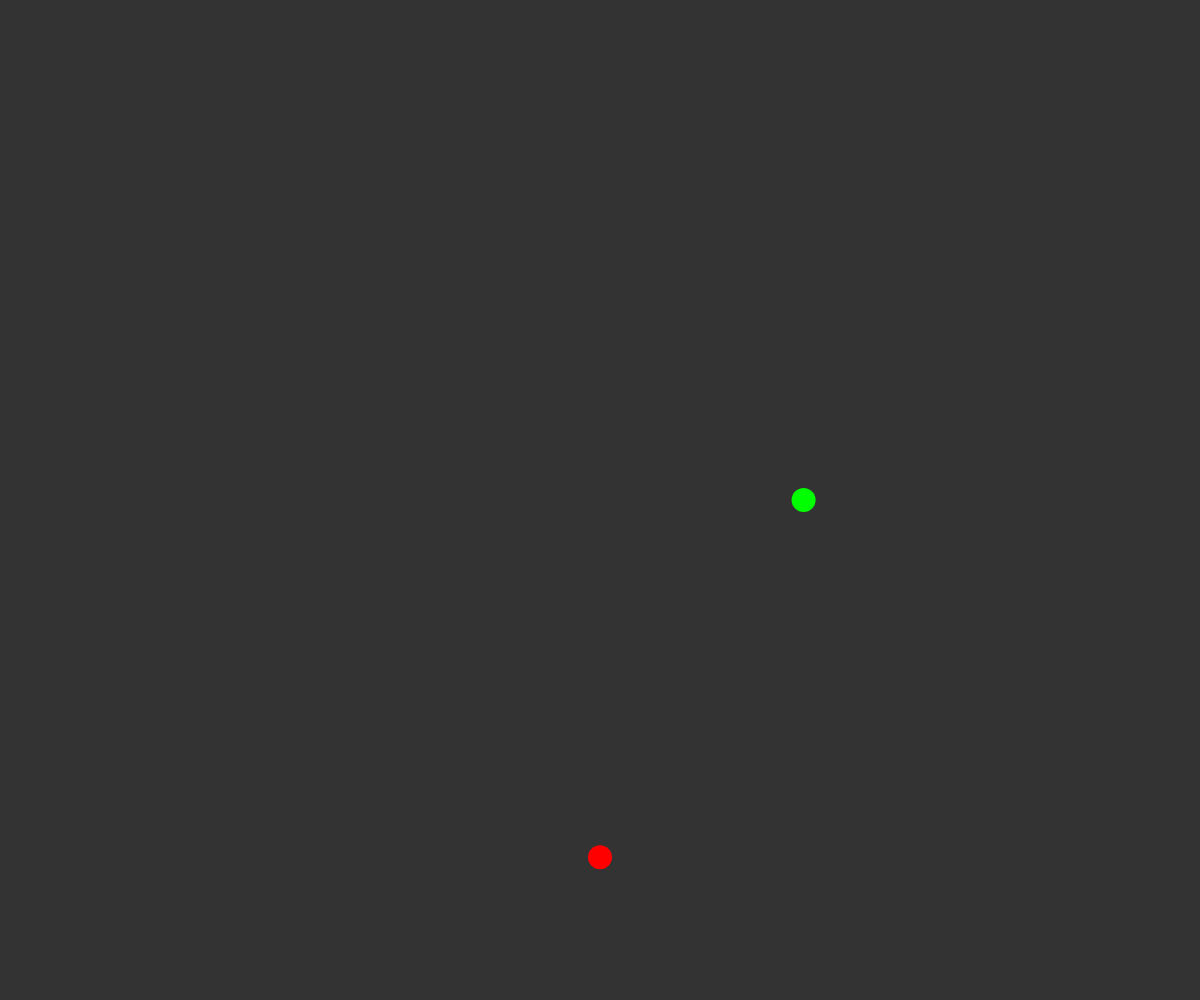
Frame 1 (no input)
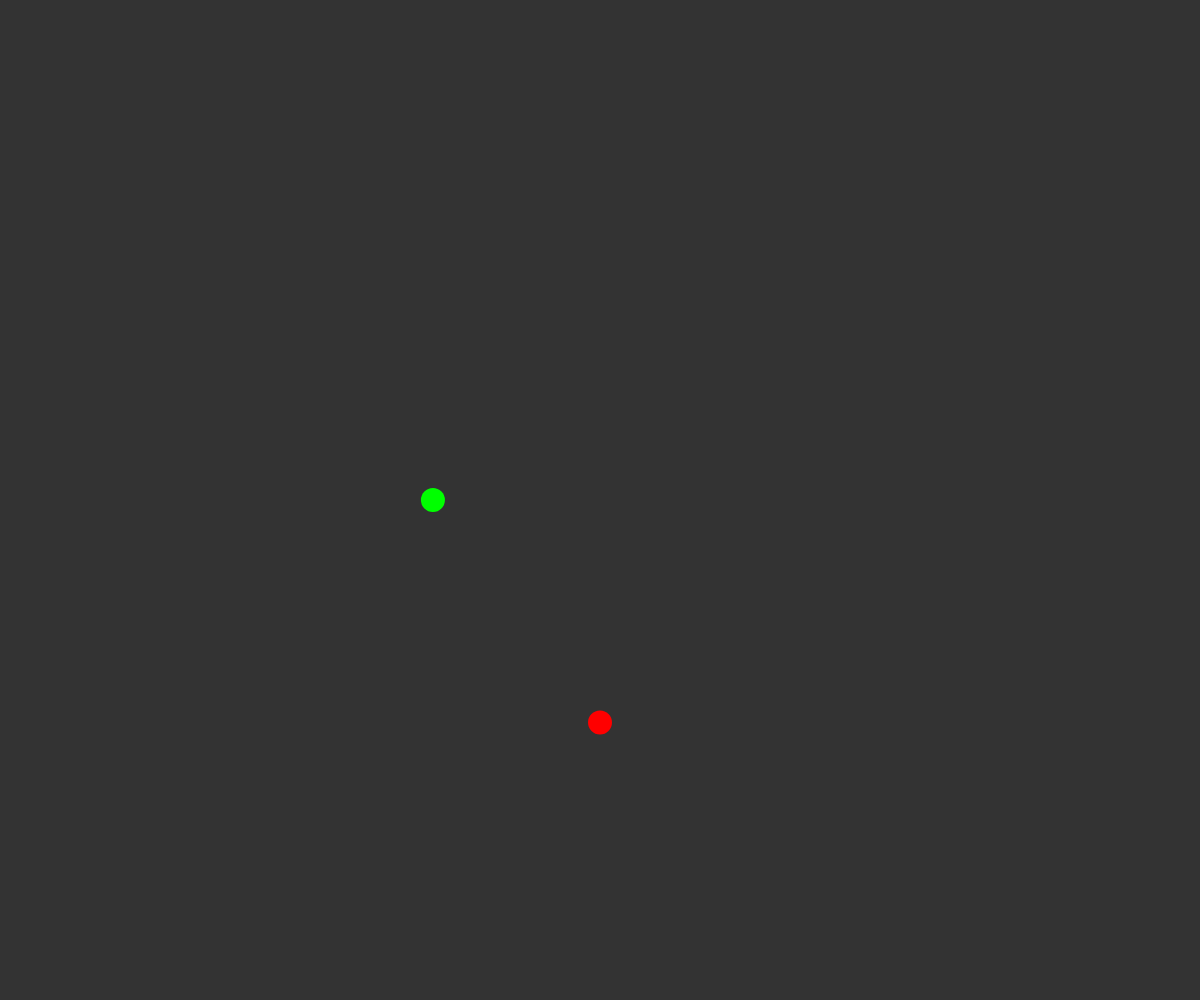
Frame 60 (no input)
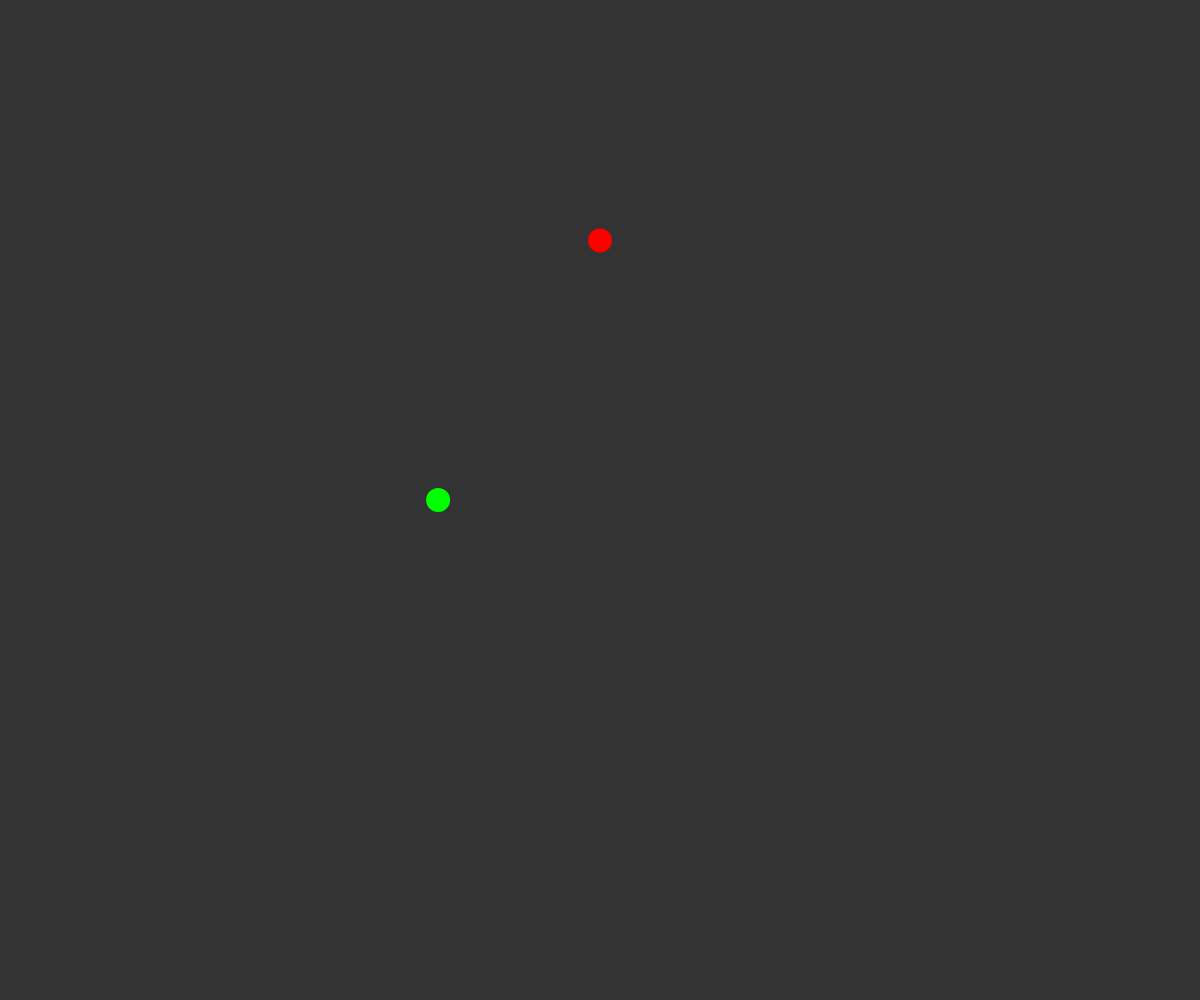
Frame 120 (the mouse pressed at the canvas centre since frame 60)

The p5.js sketch that drew these frames (run headless with seeded random() and noise() and a simulated clock; from frame 60 on, the mouse is pressed at the canvas centre):

// p5.js sketch
// ── sketch.js
let xoff = 0;
let step = 0.01;

function setup() {
  createCanvas(window.innerWidth, window.innerHeight);
}

function draw() {
  background(51);

  let x = map(noise(xoff), 0, 1, 0, width);
  xoff += step;

  let y = random(width);

  // stroke(255);
  // line(width / 2, 0, width / 2, height);
  // line(0, height / 2, width, height / 2);

  noStroke();
  fill(0, 255, 0);
  ellipse(x, height / 2, 24, 24);

  fill(255, 0, 0);
  ellipse(width / 2, y, 24, 24);
}
